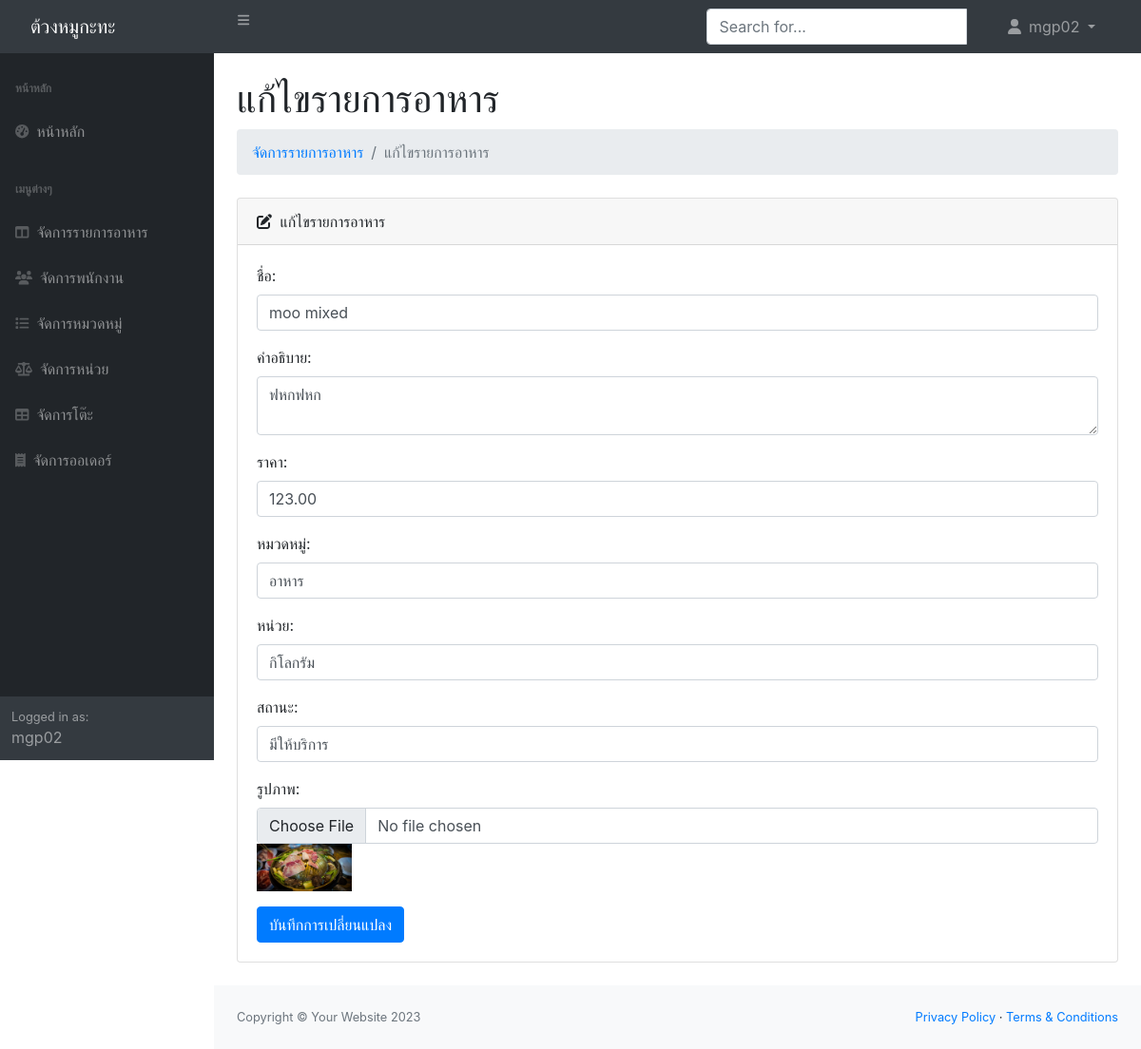
Page /edit_menu_item.php?id=7 (signed in) on the committed database.
### tables this page shows
CREATE TABLE `menuitems` (
  `item_id` int(11) NOT NULL,
  `category_id` int(11) NOT NULL,
  `name` varchar(100) NOT NULL,
  `description` text NOT NULL,
  `price` decimal(10,2) NOT NULL,
  `image_path` varchar(255) NOT NULL,
  `status` int(1) NOT NULL COMMENT '1=available\r\n2=unavailable',
  `unit_id` int(11) NOT NULL
);

### edit_menu_item.php (the view, shortened to what this page needs)
<?php
include 'includes/db_connect.php';
$item_id = $_GET['id'];
$sql = "SELECT * FROM menuitems WHERE item_id = $item_id";
$result = $conn->query($sql);
$menu_item = $result->fetch_assoc();
?>
<!DOCTYPE html>
<html lang="en">
<head>
    <link href="https://cdn.jsdelivr.net/npm/simple-datatables@7.1.2/dist/style.min.css" rel="stylesheet" />
    <link href="css/styles.css" rel="stylesheet" />
    <link rel="stylesheet" href="https://maxcdn.bootstrapcdn.com/bootstrap/4.5.2/css/bootstrap.min.css">
</head>
<body class="sb-nav-fixed">
    <nav class="sb-topnav navbar navbar-expand navbar-dark bg-dark">
        <a class="navbar-brand ps-3" href="index.php">ต้วงหมูกะทะ</a>
        <button class="btn btn-link btn-sm order-1 order-lg-0 me-4 me-lg-0" id="sidebarToggle" href="#!"><i class="fas fa-bars"></i></button>
        <form method="GET" class="d-none d-md-inline-block form-inline ms-auto me-0 me-md-3 my-2 my-md-0">
            <div class="d-flex ms-auto me-0 me-md-3 my-2 my-md-0 input-group">
                <input list="menuitems" name="query" class="form-control" placeholder="Search for..." aria-label="Search for..." aria-describedby="btnNavbarSearch" />
            </div>
        </form>
        <ul class="navbar-nav ms-auto ms-md-0 me-3 me-lg-4">
            <li class="nav-item dropdown">
                <a class="nav-link dropdown-toggle" id="navbarDropdown" href="#" role="button" data-bs-toggle="dropdown" aria-expanded="false">
                    <i class="fas fa-user fa-fw"></i>
                    <?php if (isset($_SESSION['username'])) : ?>
                        <?php echo $_SESSION['username']; ?>
                    <?php else : ?>
                        Guest
                    <?php endif; ?>
                </a>
            </li>
        </ul>
    </nav>
    <div id="layoutSidenav">
        <div id="layoutSidenav_nav">
            <nav class="sb-sidenav accordion sb-sidenav-dark" id="sidenavAccordion">
                <div class="sb-sidenav-menu">
                    <div class="nav">
                        <div class="sb-sidenav-menu-heading">หน้าหลัก</div>
                        <a class="nav-link" href="index.php">
                            <div class="sb-nav-link-icon"><i class="fas fa-tachometer-alt"></i></div>
                            หน้าหลัก
                        </a>
                        <div class="sb-sidenav-menu-heading">เมนูต่างๆ</div>
                        <a class="nav-link" href="manage_menu.php">
                            <div class="sb-nav-link-icon"><i class="fas fa-columns"></i></div>
                            จัดการรายการอาหาร
                        </a>
                        <a class="nav-link" href="manage_employees.php">
                            <div class="sb-nav-link-icon"><i class="fas fa-users"></i></div>
                            จัดการพนักงาน
                        </a>
                        <a class="nav-link" href="category.php">
                            <div class="sb-nav-link-icon"><i class="fas fas fa-list"></i></div>
                            จัดการหมวดหมู่
                        </a>
                        <a class="nav-link" href="unit.php">
                            <div class="sb-nav-link-icon"><i class="fas fa-balance-scale"></i></div>
                            จัดการหน่วย
                        </a>
                        <a class="nav-link" href="manage_tables.php">
                            <div class="sb-nav-link-icon"><i class="fas fa-table"></i></div>
                            จัดการโต๊ะ
                        </a>
                        <a class="nav-link" href="manage_orders.php">
                            <div class="sb-nav-link-icon"><i class="fas fa-receipt"></i></div>
                            จัดการออเดอร์
                        </a>
                    </div>
                </div>
                <div class="sb-sidenav-footer">
                    <div class="small">Logged in as:</div>
                    <?php if (isset($_SESSION['username'])) : ?>
                        <?php echo $_SESSION['username']; ?>
                    <?php else : ?>
                        Guest
                    <?php endif; ?>
                </div>
            </nav>
        </div>
        <div id="layoutSidenav_content">
            <main>
                <div class="container-fluid px-4">
                    <h1 class="mt-4">แก้ไขรายการอาหาร</h1>
                    <ol class="breadcrumb mb-4">
                        <li class="breadcrumb-item"><a href="manage_tables.php">จัดการรายการอาหาร</a></li>
                        <li class="breadcrumb-item active">แก้ไขรายการอาหาร</li>
                    </ol>
                    <div class="card mb-4">
                        <div class="card-header">
                            <i class="fas fa-edit me-1"></i>
                            แก้ไขรายการอาหาร
                        </div>
                        <div class="card-body">
                            <form action="edit_menu_item.php?id=<?php echo $item_id; ?>" method="post" enctype="multipart/form-data">
                                <div class="form-group mb-3">
                                    <label for="name">ชื่อ:</label>
                                    <input type="text" class="form-control" id="name" name="name" value="<?php echo $menu_item['name']; ?>" required>
                                </div>
                                <div class="form-group mb-3">
                                    <label for="description">คำอธิบาย:</label>
                                    <textarea class="form-control" id="description" name="description" required><?php echo $menu_item['description']; ?></textarea>
                                </div>
                                <div class="form-group mb-3">
                                    <label for="price">ราคา:</label>
                                    <input type="number" step="0.01" class="form-control" id="price" name="price" value="<?php echo $menu_item['price']; ?>" required>
                                </div>
                                <div class="form-group mb-3">
                                    <label for="category_id">หมวดหมู่:</label>
                                    <select class="form-control" id="category_id" name="category_id" required>
                                        <option value="1" <?php echo ($menu_item['category_id'] == 1) ? 'selected' : ''; ?>>อาหาร</option>
                                    </select>
                                </div>
                                <div class="form-group mb-3">
                                    <label for="unit_id">หน่วย:</label>
                                    <select class="form-control" id="unit_id" name="unit_id" required>
                                        <option value="1" <?php echo ($menu_item['unit_id'] == 1) ? 'selected' : ''; ?>>กิโลกรัม</option>
                                    </select>
                                </div>
                                <div class="form-group mb-3">
                                    <label for="status">สถานะ:</label>
                                    <select class="form-control" id="status" name="status" required>
                                        <option value="1" <?php echo ($menu_item['status'] == 1) ? 'selected' : ''; ?>>มีให้บริการ</option>
                                    </select>
                                </div>
                                <div class="form-group mb-3">
                                    <label for="image">รูปภาพ:</label>
                                    <input type="file" class="form-control" id="image" name="image">
                                    <?php if ($menu_item['image_path']) { ?>
                                        <img src="<?php echo $menu_item['image_path']; ?>" alt="รูปภาพรายการอาหาร" style="width: 100px; height: auto;">
                                    <?php } ?>
                                </div>
                                <button type="submit" class="btn btn-primary">บันทึกการเปลี่ยนแปลง</button>
                            </form>
                        </div>
                    </div>
                </div>
            </main>
            <footer class="py-4 bg-light mt-auto">
                <div class="container-fluid px-4">
                    <div class="d-flex align-items-center justify-content-between small">
                        <div class="text-muted">Copyright &copy; Your Website 2023</div>
                        <div>
                            <a href="#">Privacy Policy</a>
                            &middot;
                            <a href="#">Terms &amp; Conditions</a>
                        </div>
                    </div>
                </div>
            </footer>
        </div>
    </div>
</body>
</html>

### rows in the picture
menuitems: name "moo mixed", description "ฟหกฟหก", price "123.00", category_id "อาหาร", unit_id "กิโลกรัม", status "มีให้บริการ", image_path (picture)

### other values in the picture
$_SESSION['username'] "mgp02"
